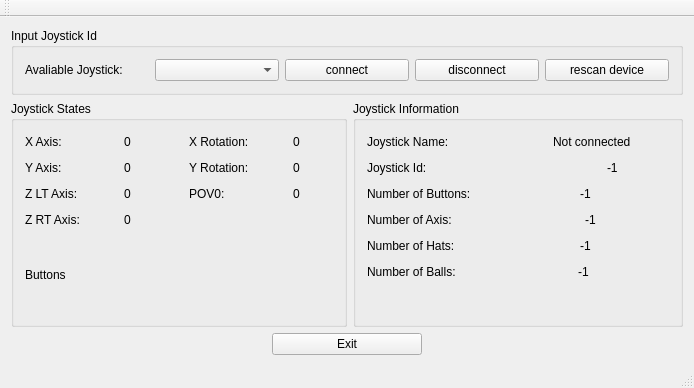
<?xml version="1.0" encoding="UTF-8"?>
<ui version="4.0">
 <class>MainWindow</class>
 <widget class="QMainWindow" name="MainWindow">
  <property name="geometry">
   <rect>
    <x>0</x>
    <y>0</y>
    <width>694</width>
    <height>388</height>
   </rect>
  </property>
  <property name="windowTitle">
   <string>Joystick Input Vizualization</string>
  </property>
  <widget class="QWidget" name="centralWidget">
   <layout class="QGridLayout" name="gridLayout_2">
    <item row="0" column="0">
     <widget class="QGroupBox" name="groupBox">
      <property name="title">
       <string>Input Joystick Id</string>
      </property>
      <layout class="QHBoxLayout" name="horizontalLayout_16">
       <item>
        <widget class="QLabel" name="label_14">
         <property name="text">
          <string>Avaliable Joystick:</string>
         </property>
        </widget>
       </item>
       <item>
        <widget class="QComboBox" name="joystickComboBox"/>
       </item>
       <item>
        <widget class="QPushButton" name="connectPushButton">
         <property name="text">
          <string>connect</string>
         </property>
        </widget>
       </item>
       <item>
        <widget class="QPushButton" name="disconnectPushButton">
         <property name="text">
          <string>disconnect</string>
         </property>
        </widget>
       </item>
       <item>
        <widget class="QPushButton" name="rescanPushButton">
         <property name="text">
          <string>rescan device</string>
         </property>
        </widget>
       </item>
      </layout>
     </widget>
    </item>
    <item row="1" column="0">
     <layout class="QHBoxLayout" name="horizontalLayout_9">
      <item>
       <widget class="QGroupBox" name="joystickStateBox">
        <property name="minimumSize">
         <size>
          <width>320</width>
          <height>216</height>
         </size>
        </property>
        <property name="title">
         <string>Joystick States</string>
        </property>
        <layout class="QVBoxLayout" name="verticalLayout">
         <item>
          <layout class="QGridLayout" name="gridLayout">
           <item row="0" column="0">
            <layout class="QHBoxLayout" name="horizontalLayout_2">
             <item>
              <widget class="QLabel" name="label">
               <property name="text">
                <string>X Axis:</string>
               </property>
              </widget>
             </item>
             <item>
              <spacer name="horizontalSpacer">
               <property name="orientation">
                <enum>Qt::Horizontal</enum>
               </property>
               <property name="sizeHint" stdset="0">
                <size>
                 <width>40</width>
                 <height>20</height>
                </size>
               </property>
              </spacer>
             </item>
             <item>
              <widget class="QLabel" name="joystickXaxisLabel">
               <property name="minimumSize">
                <size>
                 <width>40</width>
                 <height>0</height>
                </size>
               </property>
               <property name="text">
                <string>0</string>
               </property>
              </widget>
             </item>
            </layout>
           </item>
           <item row="0" column="1">
            <spacer name="horizontalSpacer_9">
             <property name="orientation">
              <enum>Qt::Horizontal</enum>
             </property>
             <property name="sizeHint" stdset="0">
              <size>
               <width>20</width>
               <height>18</height>
              </size>
             </property>
            </spacer>
           </item>
           <item row="0" column="2">
            <layout class="QHBoxLayout" name="horizontalLayout_4">
             <item>
              <widget class="QLabel" name="label_3">
               <property name="text">
                <string>X Rotation:</string>
               </property>
              </widget>
             </item>
             <item>
              <spacer name="horizontalSpacer_3">
               <property name="orientation">
                <enum>Qt::Horizontal</enum>
               </property>
               <property name="sizeHint" stdset="0">
                <size>
                 <width>40</width>
                 <height>20</height>
                </size>
               </property>
              </spacer>
             </item>
             <item>
              <widget class="QLabel" name="joystickXrotationLabel">
               <property name="minimumSize">
                <size>
                 <width>40</width>
                 <height>0</height>
                </size>
               </property>
               <property name="text">
                <string>0</string>
               </property>
              </widget>
             </item>
            </layout>
           </item>
           <item row="1" column="0">
            <layout class="QHBoxLayout" name="horizontalLayout">
             <item>
              <widget class="QLabel" name="label_2">
               <property name="text">
                <string>Y Axis:</string>
               </property>
              </widget>
             </item>
             <item>
              <spacer name="horizontalSpacer_2">
               <property name="orientation">
                <enum>Qt::Horizontal</enum>
               </property>
               <property name="sizeHint" stdset="0">
                <size>
                 <width>40</width>
                 <height>20</height>
                </size>
               </property>
              </spacer>
             </item>
             <item>
              <widget class="QLabel" name="joystickYaxisLabel">
               <property name="minimumSize">
                <size>
                 <width>40</width>
                 <height>0</height>
                </size>
               </property>
               <property name="text">
                <string>0</string>
               </property>
              </widget>
             </item>
            </layout>
           </item>
           <item row="1" column="1">
            <spacer name="horizontalSpacer_10">
             <property name="orientation">
              <enum>Qt::Horizontal</enum>
             </property>
             <property name="sizeHint" stdset="0">
              <size>
               <width>20</width>
               <height>18</height>
              </size>
             </property>
            </spacer>
           </item>
           <item row="1" column="2">
            <layout class="QHBoxLayout" name="horizontalLayout_3">
             <item>
              <widget class="QLabel" name="label_4">
               <property name="text">
                <string>Y Rotation:</string>
               </property>
              </widget>
             </item>
             <item>
              <spacer name="horizontalSpacer_4">
               <property name="orientation">
                <enum>Qt::Horizontal</enum>
               </property>
               <property name="sizeHint" stdset="0">
                <size>
                 <width>40</width>
                 <height>20</height>
                </size>
               </property>
              </spacer>
             </item>
             <item>
              <widget class="QLabel" name="joystickYrotationLabel">
               <property name="minimumSize">
                <size>
                 <width>40</width>
                 <height>0</height>
                </size>
               </property>
               <property name="text">
                <string>0</string>
               </property>
              </widget>
             </item>
            </layout>
           </item>
           <item row="2" column="0">
            <layout class="QHBoxLayout" name="horizontalLayout_6">
             <item>
              <widget class="QLabel" name="label_5">
               <property name="text">
                <string>Z LT Axis:</string>
               </property>
              </widget>
             </item>
             <item>
              <spacer name="horizontalSpacer_5">
               <property name="orientation">
                <enum>Qt::Horizontal</enum>
               </property>
               <property name="sizeHint" stdset="0">
                <size>
                 <width>40</width>
                 <height>20</height>
                </size>
               </property>
              </spacer>
             </item>
             <item>
              <widget class="QLabel" name="joystickZLTaxisLabel">
               <property name="minimumSize">
                <size>
                 <width>40</width>
                 <height>0</height>
                </size>
               </property>
               <property name="text">
                <string>0</string>
               </property>
              </widget>
             </item>
            </layout>
           </item>
           <item row="2" column="1">
            <spacer name="horizontalSpacer_11">
             <property name="orientation">
              <enum>Qt::Horizontal</enum>
             </property>
             <property name="sizeHint" stdset="0">
              <size>
               <width>20</width>
               <height>18</height>
              </size>
             </property>
            </spacer>
           </item>
           <item row="2" column="2">
            <layout class="QHBoxLayout" name="horizontalLayout_7">
             <item>
              <widget class="QLabel" name="label_7">
               <property name="text">
                <string>POV0:</string>
               </property>
              </widget>
             </item>
             <item>
              <spacer name="horizontalSpacer_7">
               <property name="orientation">
                <enum>Qt::Horizontal</enum>
               </property>
               <property name="sizeHint" stdset="0">
                <size>
                 <width>40</width>
                 <height>20</height>
                </size>
               </property>
              </spacer>
             </item>
             <item>
              <widget class="QLabel" name="joystickPOV0Label">
               <property name="minimumSize">
                <size>
                 <width>40</width>
                 <height>0</height>
                </size>
               </property>
               <property name="text">
                <string>0</string>
               </property>
              </widget>
             </item>
            </layout>
           </item>
           <item row="3" column="0">
            <layout class="QHBoxLayout" name="horizontalLayout_5">
             <item>
              <widget class="QLabel" name="label_6">
               <property name="text">
                <string>Z RT Axis:</string>
               </property>
              </widget>
             </item>
             <item>
              <spacer name="horizontalSpacer_6">
               <property name="orientation">
                <enum>Qt::Horizontal</enum>
               </property>
               <property name="sizeHint" stdset="0">
                <size>
                 <width>40</width>
                 <height>20</height>
                </size>
               </property>
              </spacer>
             </item>
             <item>
              <widget class="QLabel" name="joystickZRTaxisLabel">
               <property name="minimumSize">
                <size>
                 <width>40</width>
                 <height>0</height>
                </size>
               </property>
               <property name="text">
                <string>0</string>
               </property>
              </widget>
             </item>
            </layout>
           </item>
           <item row="3" column="1">
            <spacer name="horizontalSpacer_12">
             <property name="orientation">
              <enum>Qt::Horizontal</enum>
             </property>
             <property name="sizeHint" stdset="0">
              <size>
               <width>20</width>
               <height>18</height>
              </size>
             </property>
            </spacer>
           </item>
          </layout>
         </item>
         <item>
          <layout class="QHBoxLayout" name="horizontalLayout_8">
           <item>
            <widget class="QLabel" name="label_9">
             <property name="text">
              <string>Buttons</string>
             </property>
            </widget>
           </item>
           <item>
            <spacer name="horizontalSpacer_8">
             <property name="orientation">
              <enum>Qt::Horizontal</enum>
             </property>
             <property name="sizeHint" stdset="0">
              <size>
               <width>40</width>
               <height>20</height>
              </size>
             </property>
            </spacer>
           </item>
           <item>
            <widget class="QLabel" name="joystickButtonsTestLabel">
             <property name="text">
              <string/>
             </property>
            </widget>
           </item>
           <item>
            <spacer name="horizontalSpacer_13">
             <property name="orientation">
              <enum>Qt::Horizontal</enum>
             </property>
             <property name="sizeHint" stdset="0">
              <size>
               <width>40</width>
               <height>20</height>
              </size>
             </property>
            </spacer>
           </item>
          </layout>
         </item>
        </layout>
       </widget>
      </item>
      <item>
       <widget class="QGroupBox" name="joystickInformationBox">
        <property name="minimumSize">
         <size>
          <width>250</width>
          <height>0</height>
         </size>
        </property>
        <property name="title">
         <string>Joystick Information</string>
        </property>
        <layout class="QVBoxLayout" name="verticalLayout_2">
         <item>
          <layout class="QHBoxLayout" name="horizontalLayout_11">
           <item>
            <widget class="QLabel" name="label_8">
             <property name="text">
              <string>Joystick Name:</string>
             </property>
            </widget>
           </item>
           <item>
            <spacer name="horizontalSpacer_14">
             <property name="orientation">
              <enum>Qt::Horizontal</enum>
             </property>
             <property name="sizeHint" stdset="0">
              <size>
               <width>101</width>
               <height>20</height>
              </size>
             </property>
            </spacer>
           </item>
           <item>
            <widget class="QLabel" name="joystickNameLabel">
             <property name="text">
              <string>Not connected</string>
             </property>
            </widget>
           </item>
           <item>
            <spacer name="horizontalSpacer_23">
             <property name="orientation">
              <enum>Qt::Horizontal</enum>
             </property>
             <property name="sizeHint" stdset="0">
              <size>
               <width>40</width>
               <height>20</height>
              </size>
             </property>
            </spacer>
           </item>
          </layout>
         </item>
         <item>
          <layout class="QHBoxLayout" name="horizontalLayout_17">
           <item>
            <widget class="QLabel" name="label_15">
             <property name="text">
              <string>Joystick Id:                                     </string>
             </property>
            </widget>
           </item>
           <item>
            <spacer name="horizontalSpacer_24">
             <property name="orientation">
              <enum>Qt::Horizontal</enum>
             </property>
             <property name="sizeHint" stdset="0">
              <size>
               <width>40</width>
               <height>20</height>
              </size>
             </property>
            </spacer>
           </item>
           <item>
            <widget class="QLabel" name="joystickIdLabel">
             <property name="text">
              <string>-1</string>
             </property>
            </widget>
           </item>
           <item>
            <spacer name="horizontalSpacer_25">
             <property name="orientation">
              <enum>Qt::Horizontal</enum>
             </property>
             <property name="sizeHint" stdset="0">
              <size>
               <width>40</width>
               <height>20</height>
              </size>
             </property>
            </spacer>
           </item>
          </layout>
         </item>
         <item>
          <layout class="QHBoxLayout" name="horizontalLayout_12">
           <item>
            <widget class="QLabel" name="label_10">
             <property name="text">
              <string>Number of Buttons:</string>
             </property>
            </widget>
           </item>
           <item>
            <spacer name="horizontalSpacer_15">
             <property name="orientation">
              <enum>Qt::Horizontal</enum>
             </property>
             <property name="sizeHint" stdset="0">
              <size>
               <width>103</width>
               <height>20</height>
              </size>
             </property>
            </spacer>
           </item>
           <item>
            <widget class="QLabel" name="joystickButtonsLabel">
             <property name="text">
              <string>-1</string>
             </property>
             <property name="alignment">
              <set>Qt::AlignCenter</set>
             </property>
            </widget>
           </item>
           <item>
            <spacer name="horizontalSpacer_22">
             <property name="orientation">
              <enum>Qt::Horizontal</enum>
             </property>
             <property name="sizeHint" stdset="0">
              <size>
               <width>40</width>
               <height>20</height>
              </size>
             </property>
            </spacer>
           </item>
          </layout>
         </item>
         <item>
          <layout class="QHBoxLayout" name="horizontalLayout_13">
           <item>
            <widget class="QLabel" name="label_11">
             <property name="text">
              <string>Number of Axis:            </string>
             </property>
            </widget>
           </item>
           <item>
            <spacer name="horizontalSpacer_16">
             <property name="orientation">
              <enum>Qt::Horizontal</enum>
             </property>
             <property name="sizeHint" stdset="0">
              <size>
               <width>87</width>
               <height>20</height>
              </size>
             </property>
            </spacer>
           </item>
           <item>
            <widget class="QLabel" name="joystickAxisLabel">
             <property name="text">
              <string>-1</string>
             </property>
             <property name="alignment">
              <set>Qt::AlignCenter</set>
             </property>
            </widget>
           </item>
           <item>
            <spacer name="horizontalSpacer_21">
             <property name="orientation">
              <enum>Qt::Horizontal</enum>
             </property>
             <property name="sizeHint" stdset="0">
              <size>
               <width>40</width>
               <height>20</height>
              </size>
             </property>
            </spacer>
           </item>
          </layout>
         </item>
         <item>
          <layout class="QHBoxLayout" name="horizontalLayout_14">
           <item>
            <widget class="QLabel" name="label_12">
             <property name="text">
              <string>Number of Hats:     </string>
             </property>
            </widget>
           </item>
           <item>
            <spacer name="horizontalSpacer_17">
             <property name="orientation">
              <enum>Qt::Horizontal</enum>
             </property>
             <property name="sizeHint" stdset="0">
              <size>
               <width>103</width>
               <height>20</height>
              </size>
             </property>
            </spacer>
           </item>
           <item>
            <widget class="QLabel" name="joystickHatsLabel">
             <property name="text">
              <string>-1</string>
             </property>
             <property name="alignment">
              <set>Qt::AlignCenter</set>
             </property>
            </widget>
           </item>
           <item>
            <spacer name="horizontalSpacer_20">
             <property name="orientation">
              <enum>Qt::Horizontal</enum>
             </property>
             <property name="sizeHint" stdset="0">
              <size>
               <width>40</width>
               <height>20</height>
              </size>
             </property>
            </spacer>
           </item>
          </layout>
         </item>
         <item>
          <layout class="QHBoxLayout" name="horizontalLayout_15">
           <item>
            <widget class="QLabel" name="label_13">
             <property name="text">
              <string>Number of Balls:    </string>
             </property>
            </widget>
           </item>
           <item>
            <spacer name="horizontalSpacer_18">
             <property name="orientation">
              <enum>Qt::Horizontal</enum>
             </property>
             <property name="sizeHint" stdset="0">
              <size>
               <width>103</width>
               <height>20</height>
              </size>
             </property>
            </spacer>
           </item>
           <item>
            <widget class="QLabel" name="joystickBallsLabel">
             <property name="text">
              <string>-1</string>
             </property>
             <property name="alignment">
              <set>Qt::AlignCenter</set>
             </property>
            </widget>
           </item>
           <item>
            <spacer name="horizontalSpacer_19">
             <property name="orientation">
              <enum>Qt::Horizontal</enum>
             </property>
             <property name="sizeHint" stdset="0">
              <size>
               <width>40</width>
               <height>20</height>
              </size>
             </property>
            </spacer>
           </item>
          </layout>
         </item>
         <item>
          <spacer name="verticalSpacer_2">
           <property name="orientation">
            <enum>Qt::Vertical</enum>
           </property>
           <property name="sizeHint" stdset="0">
            <size>
             <width>20</width>
             <height>21</height>
            </size>
           </property>
          </spacer>
         </item>
        </layout>
       </widget>
      </item>
     </layout>
    </item>
    <item row="2" column="0">
     <layout class="QHBoxLayout" name="horizontalLayout_10">
      <item>
       <spacer name="horizontalSpacer_27">
        <property name="orientation">
         <enum>Qt::Horizontal</enum>
        </property>
        <property name="sizeHint" stdset="0">
         <size>
          <width>20</width>
          <height>20</height>
         </size>
        </property>
       </spacer>
      </item>
      <item>
       <widget class="QPushButton" name="exitPushButton">
        <property name="minimumSize">
         <size>
          <width>150</width>
          <height>0</height>
         </size>
        </property>
        <property name="text">
         <string>Exit</string>
        </property>
       </widget>
      </item>
      <item>
       <spacer name="horizontalSpacer_26">
        <property name="orientation">
         <enum>Qt::Horizontal</enum>
        </property>
        <property name="sizeHint" stdset="0">
         <size>
          <width>20</width>
          <height>20</height>
         </size>
        </property>
       </spacer>
      </item>
     </layout>
    </item>
   </layout>
  </widget>
  <widget class="QMenuBar" name="menuBar">
   <property name="geometry">
    <rect>
     <x>0</x>
     <y>0</y>
     <width>694</width>
     <height>21</height>
    </rect>
   </property>
  </widget>
  <widget class="QToolBar" name="mainToolBar">
   <attribute name="toolBarArea">
    <enum>TopToolBarArea</enum>
   </attribute>
   <attribute name="toolBarBreak">
    <bool>false</bool>
   </attribute>
  </widget>
  <widget class="QStatusBar" name="statusBar"/>
 </widget>
 <layoutdefault spacing="6" margin="11"/>
 <resources/>
 <connections/>
</ui>
